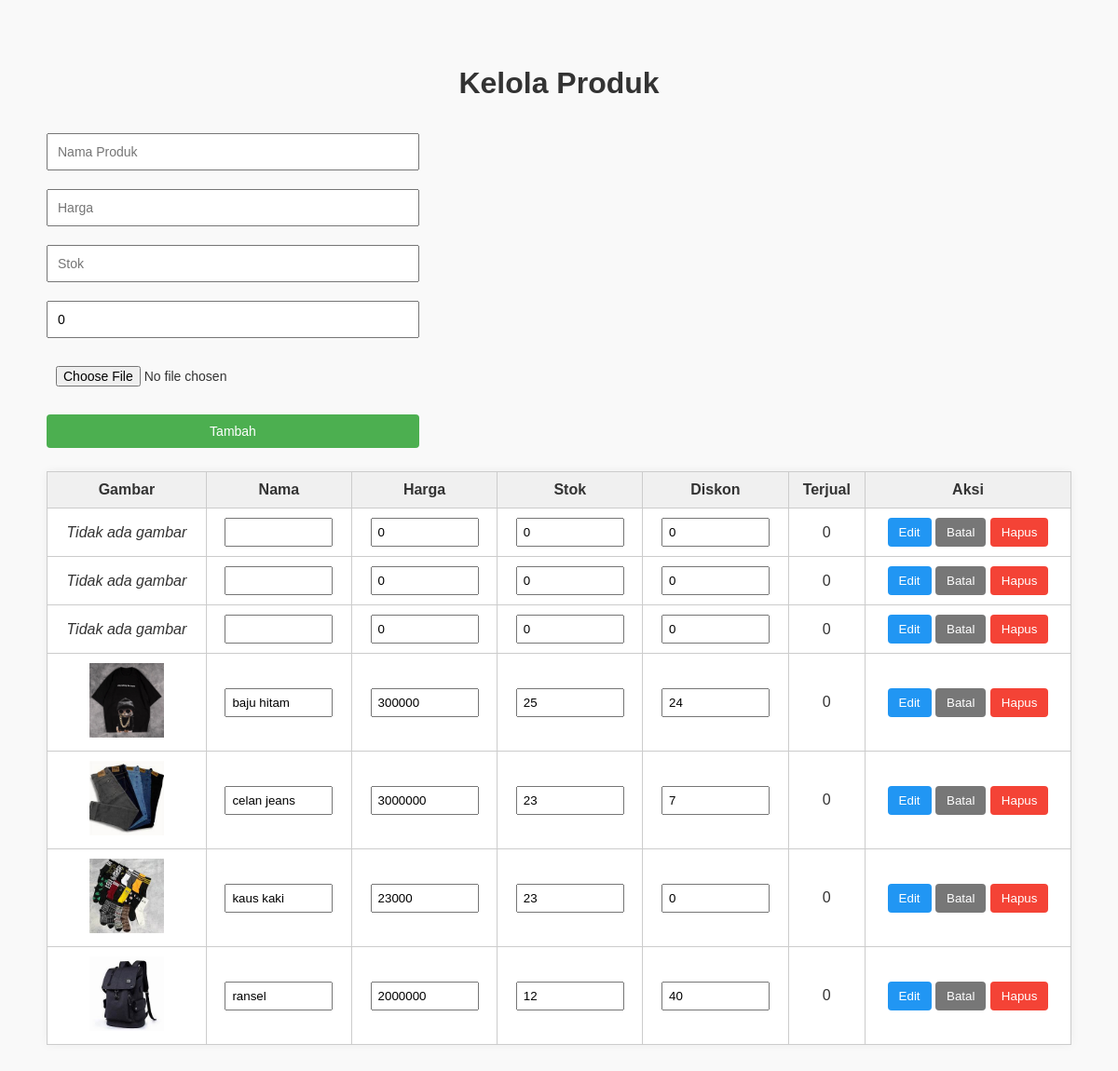
Screenshot of /kelola-produk.php with the database file from the repository.
### tables this page shows
CREATE TABLE `kelola` (
  `id` int(11) NOT NULL,
  `nama` varchar(100) NOT NULL,
  `harga` int(11) DEFAULT NULL,
  `stok` int(11) DEFAULT NULL,
  `diskon` int(11) NOT NULL DEFAULT 0,
  `gambar` varchar(100) NOT NULL,
  `terjual` int(11) NOT NULL DEFAULT 0
);

### kelola-produk.php (the view, shortened to what this page needs)
<?php
include 'config.php';
$produk = $conn_admin->query("SELECT * FROM kelola");
?>
<!DOCTYPE html>
<html lang="id">
<head>
  <link rel="stylesheet" href="kelola.css">
</head>
<body>
<h1>Kelola Produk</h1>
<form method="POST" class="form-input" enctype="multipart/form-data">
  <input name="nama" placeholder="Nama Produk" required>
  <input name="harga" type="number" placeholder="Harga" required>
  <input name="stok" type="number" placeholder="Stok" required>
  <input name="diskon" type="number" placeholder="Diskon" value="0">
  <input type="file" name="gambar" accept="image/*" required>
  <button type="submit" name="tambah">Tambah</button>
</form>
<table>
  <tr>
    <th>Gambar</th>
    <th>Nama</th>
    <th>Harga</th>
    <th>Stok</th>
    <th>Diskon</th>
    <th>Terjual</th>
    <th>Aksi</th>
  </tr>
  <?php while ($row = $produk->fetch_assoc()): ?>
    <tr>
      <form method="POST">
        <td>
          <?php if (!empty($row['gambar'])): ?>
            <img src="<?= htmlspecialchars($row['gambar']) ?>" alt="gambar">
          <?php else: ?>
            <em>Tidak ada gambar</em>
          <?php endif; ?>
        </td>
        <td><input type="text" name="nama" value="<?= htmlspecialchars($row['nama']) ?>" required></td>
        <td><input type="number" name="harga" value="<?= $row['harga'] ?>" required></td>
        <td><input type="number" name="stok" value="<?= $row['stok'] ?>" required></td>
        <td><input type="number" name="diskon" value="<?= $row['diskon'] ?>"></td>
        <td><?= $row['terjual'] ?></td>
        <td>
          <button type="submit" name="edit">Edit</button>
          <button type="reset">Batal</button>
          <button type="submit" name="hapus" onclick="return confirm('Hapus produk ini?')">Hapus</button>
        </td>
      </form>
    </tr>
  <?php endwhile; ?>
</table>
</body>
</html>

### kelola.css (style rules this page uses)
body { font-family: sans-serif; background-color: #f9f9f9; padding: 20px; color: #333; }
h1 { text-align: center; margin-bottom: 30px; }
form.form-input { display: flex; flex-wrap: wrap; gap: 10px; margin-bottom: 20px; justify-content: center; }
form.form-input input, form.form-input button { padding: 10px; font-size: 14px; }
table { width: 100%; border-collapse: collapse; background: #fff; box-shadow: 0 0 10px rgba(0,0,0,0.05); }
th, td { padding: 12px; border: 1px solid #ddd; text-align: center; }
th { background-color: #f0f0f0; }
input[type="number"], input[type="text"] { width: 100px; padding: 6px; }
button { padding: 8px 12px; border: none; cursor: pointer; border-radius: 4px; }
button[name="edit"] { background-color: #2196F3; color: white; }
button[name="hapus"] { background-color: #f44336; color: white; }
button[name="tambah"] { background-color: #4CAF50; color: white; }
button[type="reset"] { background-color: #777; color: white; }

### kelola-produk.php (style rules this page uses)
body { font-family: Arial, sans-serif; margin: 30px; }
table { width: 100%; border-collapse: collapse; margin-top: 20px; }
th, td { padding: 10px; border: 1px solid #ccc; text-align: center; }
img { max-width: 80px; height: auto; }
.form-input input, .form-input button { padding: 10px; margin: 5px 0; display: block; width: 100%; }
.form-input { max-width: 400px; margin-bottom: 20px; }

### rows the page displays
kelola: gambar "Tidak ada gambar", harga "0", stok "0", diskon "0", terjual "0"
kelola: gambar "Tidak ada gambar", harga "0", stok "0", diskon "0", terjual "0"
kelola: gambar "Tidak ada gambar", harga "0", stok "0", diskon "0", terjual "0"
kelola: gambar (picture), nama "baju hitam", harga "300000", stok "25", diskon "24", terjual "0"
kelola: gambar (picture), nama "celan jeans", harga "3000000", stok "23", diskon "7", terjual "0"
kelola: gambar (picture), nama "kaus kaki", harga "23000", stok "23", diskon "0", terjual "0"
kelola: gambar (picture), nama "ransel", harga "2000000", stok "12", diskon "40", terjual "0"
